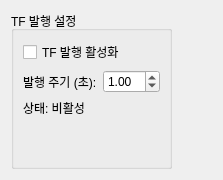
      <widget class="QWidget" name="tab_settings">
       <attribute name="title">
        <string>설정</string>
       </attribute>
       <layout class="QHBoxLayout" name="horizontalLayout_settings">
        <!-- TF 발행 설정 -->
        <item>
         <widget class="QGroupBox" name="groupBox_tfPublish">
          <property name="title">
           <string>TF 발행 설정</string>
          </property>
          <layout class="QVBoxLayout" name="verticalLayout_tfPublish">
           <item>
            <widget class="QCheckBox" name="checkBox_enableTF">
             <property name="text">
              <string>TF 발행 활성화</string>
             </property>
            </widget>
           </item>
           <item>
            <layout class="QHBoxLayout" name="horizontalLayout_tfInterval">
             <item>
              <widget class="QLabel" name="label_tfInterval">
               <property name="text">
                <string>발행 주기 (초):</string>
               </property>
              </widget>
             </item>
             <item>
              <widget class="QDoubleSpinBox" name="doubleSpinBox_tfInterval">
               <property name="minimum">
                <double>0.100000000000000</double>
               </property>
               <property name="maximum">
                <double>10.000000000000000</double>
               </property>
               <property name="singleStep">
                <double>0.100000000000000</double>
               </property>
               <property name="value">
                <double>1.000000000000000</double>
               </property>
              </widget>
             </item>
            </layout>
           </item>
           <item>
            <widget class="QLabel" name="label_tfStatus">
             <property name="text">
              <string>상태: 비활성</string>
             </property>
            </widget>
           </item>
           <item>
            <spacer name="verticalSpacer_tfPublish">
             <property name="orientation">
              <enum>Qt::Vertical</enum>
             </property>
             <property name="sizeHint" stdset="0">
              <size>
               <width>20</width>
               <height>40</height>
              </size>
             </property>
            </spacer>
           </item>
          </layout>
         </widget>
        </item>
        <item>
         <spacer name="horizontalSpacer_settings">
          <property name="orientation">
           <enum>Qt::Horizontal</enum>
          </property>
          <property name="sizeHint" stdset="0">
           <size>
            <width>40</width>
            <height>20</height>
           </size>
          </property>
         </spacer>
        </item>
       </layout>
      </widget>
